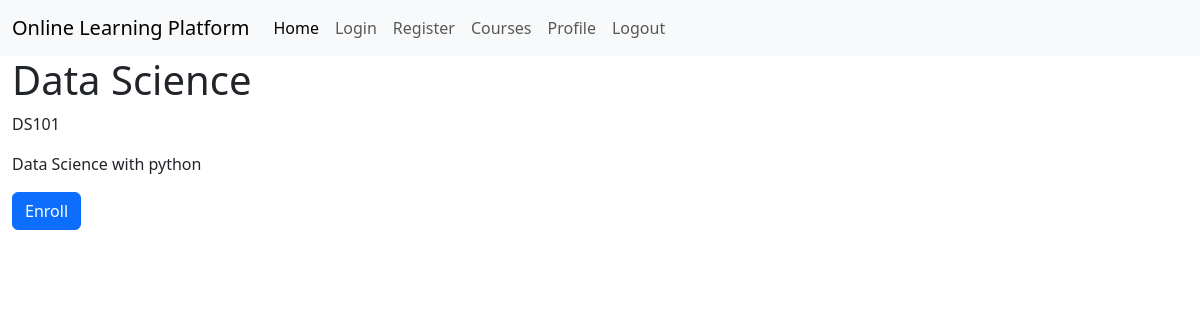
The page /courses/description/3 (signed in) on the database its author committed.
### app.py (models this page shows)
class Course(db.Model):
    __tablename__ = 'courses'
    id = db.Column(db.Integer, primary_key=True)
    name = db.Column(db.Text, nullable=False)
    code = db.Column(db.Text, nullable=False)
    description = db.Column(db.Text, nullable=False)
    teacher_id = db.Column(db.Integer, db.ForeignKey('teachers.id'), nullable=False)
    students = db.relationship('Student', secondary='enrollments', back_populates='courses')

### app.py (the view)
@app.route('/courses/description/<int:course_id>')
@login_required
def course_description(course_id):
    course = Course.query.get(course_id)
    if not course:
        flash('Course not found.', 'danger')
        return redirect(url_for('courses'))
    return render_template('course_description.html', course=course)

### app.py (called while the page is built)
@login_manager.user_loader
def load_user(id):
    return User.query.filter_by(id=id).first()

### templates/course_description.html (shortened to what this page needs)
{% extends "base.html" %}
{% block content %}
<h1>{{course.name}}</h1>
<p>{{course.code}}</p>
<p>{{course.description}}</p>
<form action="/courses/enroll/{{course.id}}" method="post">
    <input class="btn btn-primary" type="submit" value="Enroll">
</form>
{% endblock %}

### rows shown on the page
Course: name "Data Science", code "DS101", description "Data Science with python"
